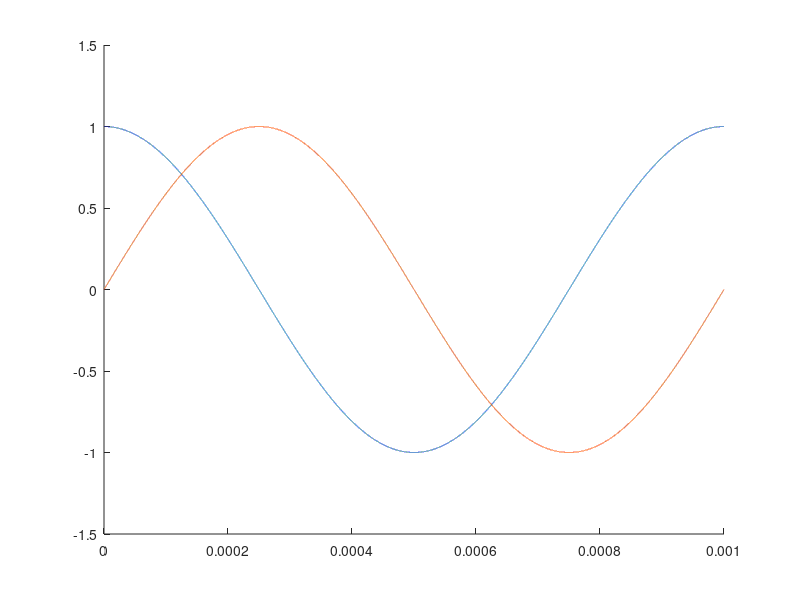
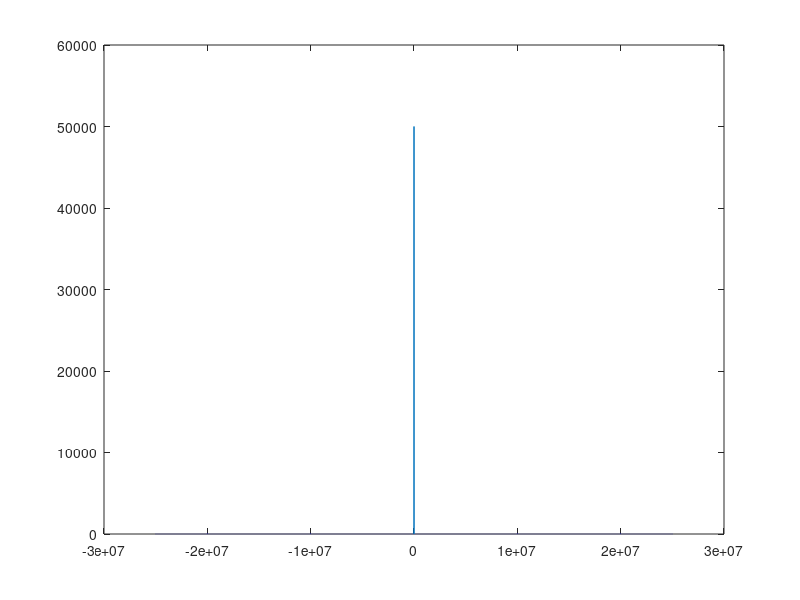

Write the MATLAB code that produced these figures, in order.
samp_freq = 50e6; % samp/s
samp_period = 1/samp_freq; % s
signal_freq = 1e3; % Hz
signal_period = 1/signal_freq; % s
samp_per_signal_period = samp_freq * signal_period; % samp

t = 0:samp_period:signal_period;

signal = 0+cos(signal_freq*2*pi*t);
analytic_signal = hilbert(signal);

i_signal = real(analytic_signal);
q_signal = imag(analytic_signal);

figure(1)
clf
hold on;
plot(t, i_signal);
plot(t, q_signal);

figure(2)
clf
Y = fftshift(fft(analytic_signal));
frequency_bins = linspace(-samp_freq/2, samp_freq/2, length(Y));
plot(frequency_bins, abs(Y))
